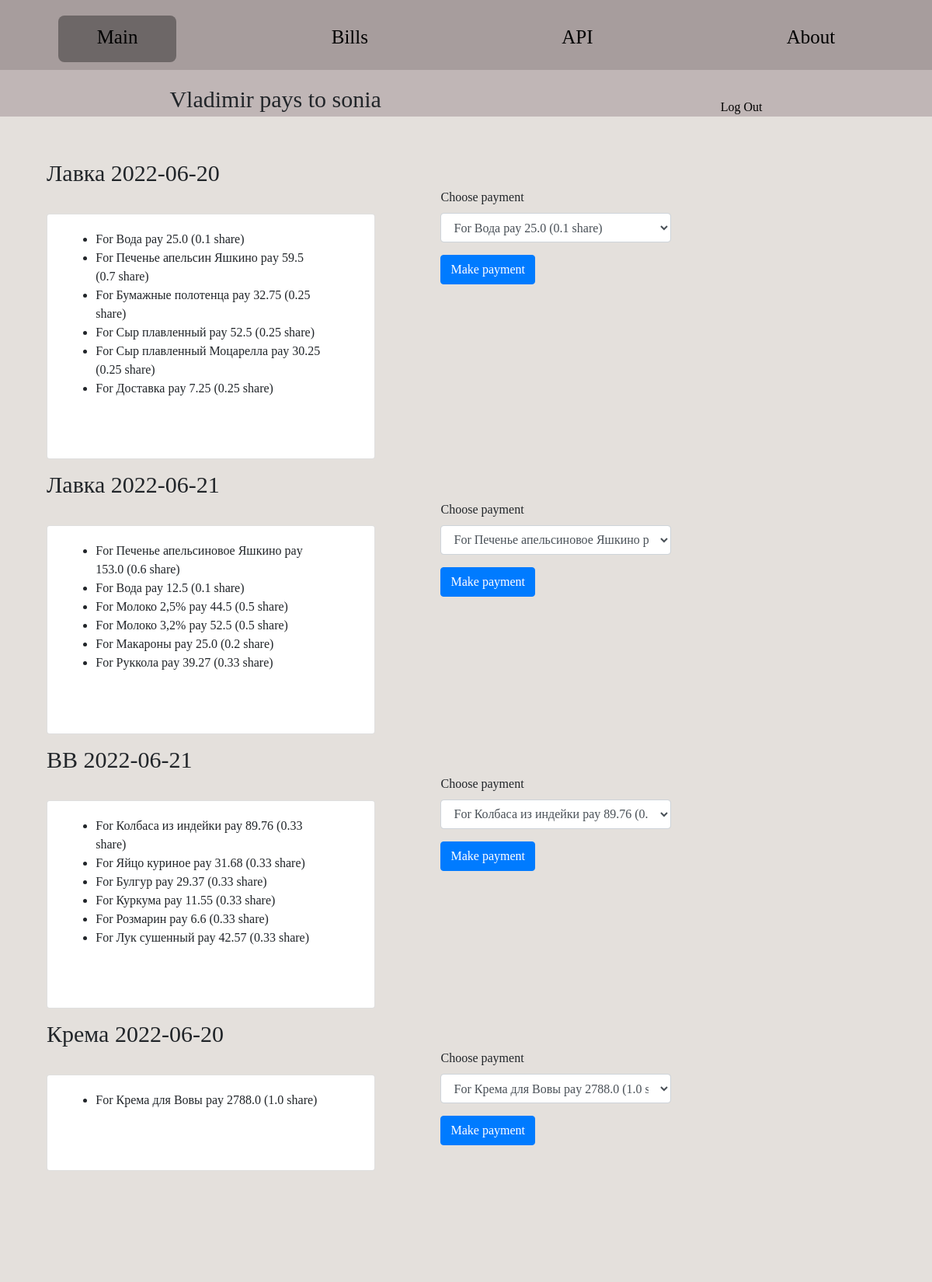
/users/pay/sonia (signed in, upper part), run on the app's committed database.
### bills/models.py (models this page shows, shortened)
class Item(models.Model):
    name = models.CharField(max_length=500)
    amount = models.PositiveIntegerField()
    cost_per_exemplar = models.PositiveIntegerField()
    bill = models.ForeignKey(Bill, on_delete=models.CASCADE, related_name='items')
    def _get_cost_total(self):
        return self.amount*self.cost_per_exemplar
    cost_total = property(_get_cost_total)

class Item_Payment(models.Model):
    item = models.ForeignKey(Item, on_delete=models.CASCADE, related_name='payments')
    payer = models.ForeignKey(get_user_model(), on_delete=models.CASCADE, related_name='payers')
    paying_part = models.FloatField(editable = True, validators=[MinValueValidator(0.0), MaxValueValidator(1.0)])
    is_payed = models.BooleanField(editable = True, default = False)
    def _get_paying_amount(self):
        return round(self.paying_part*self.item.cost_per_exemplar*self.item.amount, 2)
    paying_amount = property(_get_paying_amount)
    def _get_lender(self):
        "Returns the lender of the bill where the item is on"
        return self.item.bill.lender
    lender = property(_get_lender)

### users/views.py (the view)
# urls.py: path('pay/<str:lender_username>', views.pay, name='pay'),
def pay(request, lender_username):
    user = request.user
    lender = get_user_model().objects.get(username = lender_username)
    bill_payment = []
    for bill in Bill.objects.filter(lender = lender).all():
        payments_lst = []
        bill_total = 0
        for item in Item.objects.filter(bill = bill).all():
            for payment in Item_Payment.objects.filter(item = item).filter(payer = user).filter(is_payed = False).all():
                payments_lst.append([payment.id, payment.item.name, payment.paying_amount, payment.paying_part])
                bill_total += payment.paying_amount
        if not (payments_lst == []):
            bill_payment.append([str(bill), bill_total, payments_lst])
    return render(request, 'users/pay.html', {
        'user': user,
        'lender': lender,
        'bill_payment': bill_payment
    })

### bills/models.py (called while the page is built)
    def __str__(self):
        return f'{self.name} {self.date}' #: {self.cost_total}rub'

### users/templates/users/pay.html (shortened to what this page needs)
{% extends 'users/layout.html' %}
{% block body %}
<header class="subHeader">
    <div>
        {% if user.first_name %}
        <l1 class="title">{{ user.first_name }} pays to {{ lender }}</l1>
        {% else %}
        <l1 class="title">{{ user.username }} pays to {{ lender }}</l1>
        {% endif %}
    </div>
    <div>
        <a href="{% url 'users:logout' %}">Log Out</a>
    </div>
</header>
<div class="mainBox">
    {% if bill_payment %}
    <div>
        {% for bill, bill_total, payment in bill_payment %}
        <div class="subMainBox">
            <div style="width: 50%;">
                <l1 class="title">{{bill}}</l1>
                <div class="card">
                    <div class="card-body">
                        <ul class="list">
                            {% for payment_id, item_name, paying_amount, paying_part in payment %}
                            <li>For {{item_name}} pay {{paying_amount}} ({{paying_part}} share)</li>
                            {% endfor %}
                        </ul>
                    </div>
                </div>
            </div>
            <div class="paymentsBox" style="padding-left: 10%; padding-top: 5%;">
                <form action="{% url 'users:make_payment' lender.username %}" method="post">
                    <div class="form-group">
                        <label>Choose payment</label>
                        <select name="payment_id" class="form-control">
                            {% for payment_id, item_name, paying_amount, paying_part in payment %}
                            <option value="{{ payment_id }}">For {{item_name}} pay {{paying_amount}} ({{paying_part}}
                                share)</option>
                            {% endfor %}
                        </select>
                    </div>
                    <button type="submit" class="btn btn-primary">Make payment</button>
                </form>
            </div>
        </div>
        {% endfor %}
    </div>
    {% else %}
    <div>
        <l1>You have no payments</l1>
    </div>
    {% endif %}
</div>
{% endblock %}

### static/css/main.css (style rules this page uses)
* { margin: 0; padding: 0; box-sizing: border-box; }
body { height: 670px; background-color: rgb(228, 224, 220); -webkit-background-size: cover; background-size: cover; padding-top: 150px; font-family: "Cuprum" }
header { position: fixed; top:0; width: 100%; height: 90px; padding-top: 20px; background-color: rgb(167, 157, 157); z-index:2; }
.subHeader { position: fixed; top:90px; width: 100%; height: 60px; background-color: rgb(192, 182, 182); z-index:2; list-style-type: none; display: flex; justify-content: space-around; align-items: flex-end; }
a { color:black; text-decoration: none; }
.mainBox { display: flex; margin: 0 5%; padding-top: 40px }
.subMainBox { display: flex; padding-top: 10px }
.paymentsBox { width: 45%; padding-left: 10%; margin-bottom: 20%; }
.list { text-align: left; }
.title { margin: 0 auto; text-align: center; font-size: 30px; }
.card { margin-top: 30px; padding-left: 10%; padding-right: 10%; padding-bottom: 10%; }

### data on the page
Item: payment "Вода"
Item_Payment: payment "0.1"
Item: payment "Печенье апельсин Яшкино"
Item_Payment: payment "0.7"
Item: payment "Бумажные полотенца"
Item_Payment: payment "0.25"
Item: payment "Сыр плавленный"
Item_Payment: payment "0.25"
Item: payment "Сыр плавленный Моцарелла"
Item_Payment: payment "0.25"
Item: payment "Доставка"
Item_Payment: payment "0.25"
Item: payment "Печенье апельсиновое Яшкино"
Item_Payment: payment "0.6"
Item: payment "Вода"
Item_Payment: payment "0.1"
Item: payment "Молоко 2,5%"
Item_Payment: payment "0.5"
Item: payment "Молоко 3,2%"
Item_Payment: payment "0.5"
Item: payment "Макароны"
Item_Payment: payment "0.2"
Item: payment "Руккола"
Item_Payment: payment "0.33"
Item: payment "Колбаса из индейки"
Item_Payment: payment "0.33"
Item: payment "Яйцо куриное"
Item_Payment: payment "0.33"
Item: payment "Булгур"
Item_Payment: payment "0.33"
Item: payment "Куркума"
Item_Payment: payment "0.33"
Item: payment "Розмарин"
Item_Payment: payment "0.33"
Item: payment "Лук сушенный"
Item_Payment: payment "0.33"
Item: payment "Крема для Вовы"
Item_Payment: payment "1.0"

### other printed values
{{ user.first_name }} "Vladimir"
{{ lender }} "sonia"
{{ bill }} "Лавка 2022-06-20" "Лавка 2022-06-21" "ВВ 2022-06-21" "Крема 2022-06-20"
{{ paying_amount }} "25.0" "59.5" "32.75" "52.5" "30.25" "7.25" "153.0" "12.5" "44.5" "52.5" "25.0" "39.27" "89.76" "31.68" "29.37" "11.55" "6.6" "42.57" "2788.0"
